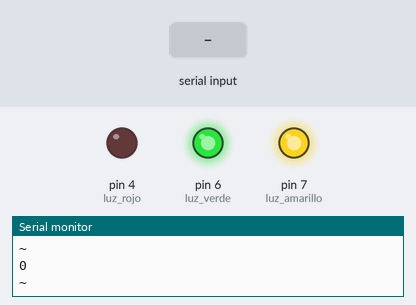
The sketch below on a simulated Arduino Uno, built with avr-gcc and run on an emulated ATmega328P. Parts: output pins drawn as LEDs (lit = HIGH), the last lines printed to the serial monitor. The test bench sets the inputs (shaded band).

Above: at 1.2 s.
1.3 s: "a" received over Serial
At 2.1 s:
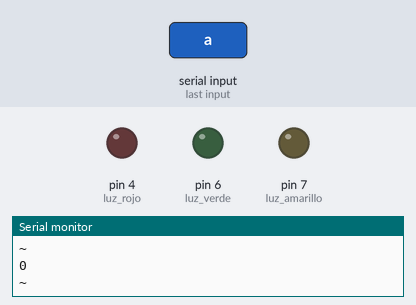
At 12.2 s:
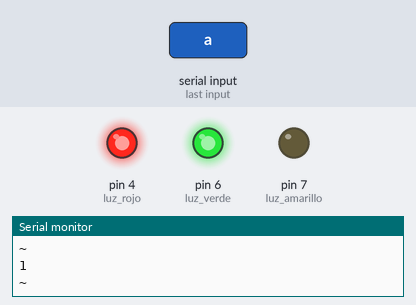
Timing chart, 0 to 17.9 s (numbered marks = the images above; inputs shaded):
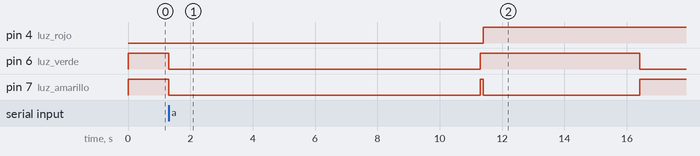

The sketch:

semaforo_inteligente_usando_bluethoot_y_reles.ino
```cpp
char estado="";
int retardo=100;
int contador = 0;
int luz_rojo = 4;
int luz_amarillo = 7;
int luz_verde = 6;
long previousMillis = 0;
long intervalOff = 5000;
long intervalOn = 7000;
// el modulo hc05 esta conectado en los pines 1 y 0
void setup(){

  pinMode(luz_rojo, OUTPUT);
  pinMode(luz_amarillo, OUTPUT);
  pinMode(luz_verde, OUTPUT);
  digitalWrite(luz_rojo, LOW);
  digitalWrite(luz_amarillo, LOW);
  digitalWrite(luz_verde, LOW);

  Serial.begin(9600);
 }
 void loop(){
  unsigned long currentMillis = millis();
  if(Serial.available()>0){
        estado = Serial.read();
  if(estado == 'a'){
    digitalWrite(luz_rojo, LOW);
    digitalWrite(luz_amarillo, LOW);
    digitalWrite(luz_verde, LOW);
    delay(10000);
     estado = "";
     contador = 0;
 }
 }
 if(contador != 1 && contador != 2 && contador != 2 && contador != 3){
    digitalWrite(luz_rojo, LOW);
    digitalWrite(luz_amarillo, LOW);
    digitalWrite(luz_verde, LOW);

 }
    if(currentMillis - previousMillis > intervalOff) {
            previousMillis = currentMillis;
            contador = contador + 1;
    }
    if (contador == 0){
        digitalWrite(luz_rojo, LOW);
        digitalWrite(luz_amarillo, HIGH);
        digitalWrite(luz_verde, HIGH);
    }
    if (contador == 1){
        digitalWrite(luz_rojo, HIGH);
        digitalWrite(luz_amarillo, LOW);
        digitalWrite(luz_verde, HIGH);
    }
    if (contador == 2){
        digitalWrite(luz_rojo, HIGH);
        digitalWrite(luz_amarillo, HIGH);
        digitalWrite(luz_verde, LOW);
    }
    if (contador > 3){
        digitalWrite(luz_rojo, LOW);
        digitalWrite(luz_amarillo, HIGH);
        digitalWrite(luz_verde, LOW);
        contador = 0;
    }
        if(currentMillis - previousMillis > intervalOn) {
           previousMillis = currentMillis;
    }
 Serial.println(contador);

 Serial.println(estado);
 delay(retardo);
 }
```

Measured:
- after the input at 1.3 s, pin 4 (luz_rojo): LOW → HIGH after 10.1 s instead of 3.7 s; pin 6 (luz_verde): HIGH → LOW after 0.00 s instead of 8.7 s
